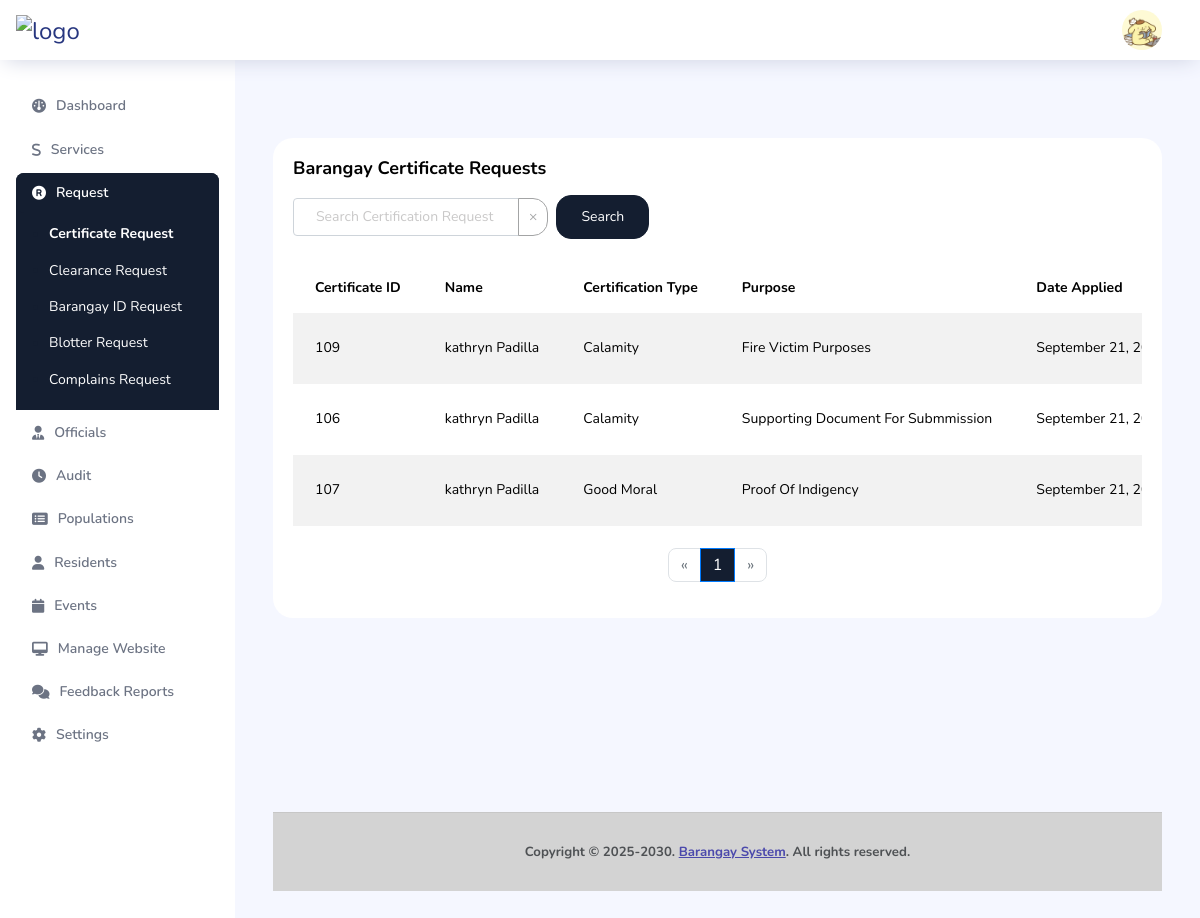
/admin/certificate.php (signed in), run on an earlier commit of the app's database.
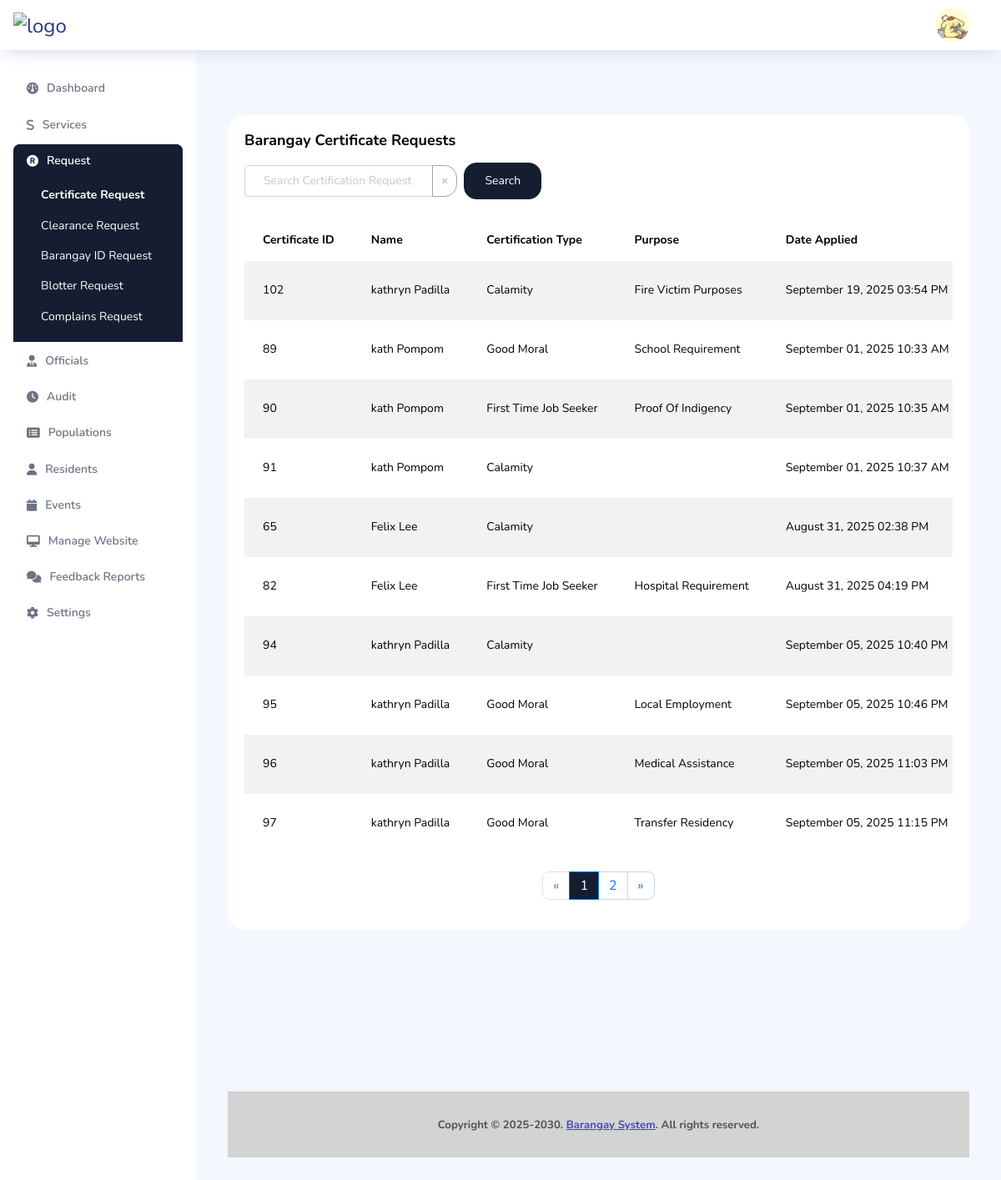
And on a later commit of the database.
### tables this page shows
CREATE TABLE `tbl_certification` (
  `certification_id` int(11) NOT NULL,
  `res_id` int(11) NOT NULL,
  `user_id` varchar(255) NOT NULL,
  `certificationType` varchar(50) NOT NULL,
  `name` varchar(100) NOT NULL,
  `suffix` varchar(10) DEFAULT NULL,
  `address` varchar(255) NOT NULL,
  `purpose` text NOT NULL,
  `remarks` text DEFAULT NULL,
  `registeredVoter` tinyint(1) DEFAULT 0,
  `resident_status` tinyint(1) DEFAULT 0,
  `dateToday` date NOT NULL DEFAULT current_timestamp(),
  `dateApplied` datetime NOT NULL DEFAULT current_timestamp(),
  `dateReceived` date DEFAULT NULL,
  `residentSignature` varchar(255) DEFAULT NULL,
  `document_path` longtext NOT NULL,
  `status` varchar(20) NOT NULL,
  `created_at` timestamp NOT NULL DEFAULT current_timestamp() ON UPDATE current_timestamp(),
  `type_of_calamity` varchar(100) DEFAULT NULL,
  `calamity_date` date DEFAULT NULL,
  `calamity_time` varchar(255) DEFAULT NULL,
  `what_is_caused` text DEFAULT NULL,
  `location` text DEFAULT NULL,
  `calamity_purpose` text NOT NULL,
  `requested_by` varchar(100) DEFAULT NULL,
  `calamity_notes` text DEFAULT NULL
);

CREATE TABLE `tbl_residents` (
  `res_id` int(11) NOT NULL,
  `user_id` varchar(255) NOT NULL,
  `household_id` int(11) NOT NULL,
  `first_name` varchar(100) NOT NULL,
  `middle_name` varchar(100) DEFAULT NULL,
  `last_name` varchar(100) NOT NULL,
  `birthday` date NOT NULL,
  `birthplace` varchar(100) NOT NULL,
  `civilStatus` enum('Single','Married','Widowed','Divorced','Separated') NOT NULL,
  `mobile` varchar(20) DEFAULT NULL,
  `gender` enum('Male','Female','Other') NOT NULL,
  `address` text NOT NULL,
  `precinctNumber` varchar(50) DEFAULT NULL,
  `residentStatus` varchar(20) NOT NULL,
  `voterStatus` enum('Active','Inactive','Not Registered') DEFAULT 'Not Registered',
  `bloodType` enum('A+','A-','B+','B-','AB+','AB-','O+','O-','Unknown') DEFAULT 'Unknown',
  `height` decimal(5,2) DEFAULT NULL,
  `weight` decimal(5,2) DEFAULT NULL,
  `typeOfID` varchar(100) DEFAULT NULL,
  `IDNumber` varchar(100) DEFAULT NULL,
  `SSSGSIS_Number` varchar(20) DEFAULT NULL,
  `TIN_number` varchar(15) DEFAULT NULL,
  `barangay_number` varchar(20) DEFAULT NULL,
  `is_senior` enum('Yes','No') DEFAULT 'No',
  `is_pwd` enum('Yes','No') DEFAULT 'No',
  `is_4ps_member` enum('Yes','No') DEFAULT 'No',
  `suffix` varchar(20) DEFAULT NULL,
  `is_household_head` tinyint(1) DEFAULT 0,
  `household_head_name` varchar(255) DEFAULT NULL,
  `relationship_to_head` varchar(100) DEFAULT NULL,
  `senior_document` varchar(255) DEFAULT NULL,
  `pwd_document` varchar(255) DEFAULT NULL,
  `is_registered_voter` enum('Yes','No') DEFAULT 'No',
  `voter_document` varchar(255) DEFAULT NULL,
  `proof_of_residency_document` varchar(255) DEFAULT NULL,
  `residency_tenure` enum('Temporary','Permanent') DEFAULT NULL,
  `occupation` varchar(100) DEFAULT NULL,
  `email` varchar(150) DEFAULT NULL,
  `image` varchar(255) DEFAULT NULL,
  `created_at` timestamp NOT NULL DEFAULT current_timestamp(),
  `updated_at` timestamp NOT NULL DEFAULT current_timestamp() ON UPDATE current_timestamp()
);

### admin/certificate.php (the view, shortened to what the changed rows need)
<!DOCTYPE html>
<html lang="en">
<head>
    <link rel="stylesheet" href="../dist/assets/vendors/feather/feather.css">
    <link rel="stylesheet" href="../dist/assets/vendors/ti-icons/css/themify-icons.css">
    <link rel="stylesheet" href="../dist/assets/vendors/css/vendor.bundle.base.css">
    <link rel="stylesheet" href="../dist/assets/vendors/font-awesome/css/font-awesome.min.css">
    <link rel="stylesheet" href="../dist/assets/vendors/mdi/css/materialdesignicons.min.css">
    <link rel="stylesheet" href="https://cdnjs.cloudflare.com/ajax/libs/font-awesome/6.6.0/css/all.min.css"
 />
    <link rel="stylesheet" href="https://cdn.datatables.net/1.10.21/css/jquery.dataTables.min.css">
    <link rel="stylesheet" href="../dist/assets/vendors/ti-icons/css/themify-icons.css">
    <link rel="stylesheet" type="text/css" href="../dist/assets/js/select.dataTables.min.css">
    <link href="https://stackpath.bootstrapcdn.com/bootstrap/4.5.2/css/bootstrap.min.css" rel="stylesheet">
    <link rel="stylesheet" href="../dist/assets/css/style.css">
</head>
<body>
    <div class="container-fluid page-body-wrapper">
        <div class="main-panel">
            <div class="content-wrapper">
                <?php
                include '../connection/config.php';
                $search = $_GET['search'] ?? '';
                $page = $_GET['page'] ?? 1;
                $limit = 10;
                $offset = ($page - 1) * $limit;
                $where_conditions = [];
                $params = [];
                $types = "";
                $where_clause = !empty($where_conditions) ? implode(" AND ", $where_conditions) : "1=1";
                $count_sql = "SELECT COUNT(*) as total FROM tbl_certification c WHERE $where_clause";
                if (!empty($params)) {
                    $count_stmt = $conn->prepare($count_sql);
                    $count_stmt->bind_param($types, ...$params);
                    $count_stmt->execute();
                    $count_result = $count_stmt->get_result();
                    $total_rows = $count_result->fetch_assoc()['total'];
                    $count_stmt->close();
                } else {
                    $count_result = $conn->query($count_sql);
                    $total_rows = $count_result->fetch_assoc()['total'];
                }
                $total_pages = ceil($total_rows / $limit);
                $sql = "SELECT c.*,u.*
        FROM tbl_certification c
        left join tbl_residents u on c.user_id = u.user_id
        WHERE $where_clause
        ORDER BY c.created_at DESC
        LIMIT ? OFFSET ?";
                $params[] = $limit;
                $params[] = $offset;
                $types .= "ii";
                $stmt = $conn->prepare($sql);
                if (!empty($params)) {
                    $stmt->bind_param($types, ...$params);
                }
                $stmt->execute();
                $result = $stmt->get_result();
                ?>
                <div class="row">
                    <div class="col-md-12 grid-margin stretch-card">
                        <div class="card">
                            <div class="card-body">
                                <div class="table-responsive">
                                    <table class="table table-striped table-borderless" style="width:100%">
                                        <thead>
                                            <tr>
                                                <th>Certificate ID</th>
                                                <th>Name</th>
                                                <th>Certification Type</th>
                                                <th>Purpose</th>
                                                <th>Date Applied</th>
                                            </tr>
                                        </thead>
                                        <tbody>
                                        <?php
                                            if ($result->num_rows > 0): ?>
                                                <?php while ($row = $result->fetch_assoc()): ?>
                                                    <tr>
                                                        <td><?php echo htmlspecialchars($row['certification_id']); ?></td>
                                                        <td><?= htmlspecialchars(implode(' ', [$row['first_name'], $row['middle_name'], $row['last_name']])) ?></td>
                                                        <td><?php echo htmlspecialchars($row['certificationType']); ?></td>
                                                        <td>
                                                            <?php
                                                                if ($row['certificationType'] === "Calamity") {
                                                                    echo htmlspecialchars($row['calamity_purpose']);
                                                                } else {
                                                                    echo htmlspecialchars($row['purpose']);
                                                                }
                                                            ?>
                                                        </td>
                                                        <td><?php echo date('F d, Y h:i A', strtotime($row['dateApplied'])); ?>
                                                        </td>
                                                    </tr>
                                                <?php endwhile; ?>
                                            <?php else: ?>
                                                <tr>
                                                    <td colspan="9" class="text-center">No request found</td>
                                                </tr>
                                            <?php endif; ?>
                                        </tbody>
                                    </table>
                                </div>
                                <br>
                                <nav aria-label="Page navigation">
                                    <ul class="pagination justify-content-center">
                                        <?php for ($i = 1; $i <= $total_pages; $i++): ?>
                                            <li class="page-item <?php echo ($i == $page) ? 'active' : ''; ?>">
                                                <a class="page-link"
                                                    href="?search=<?php echo htmlspecialchars($search); ?>&page=<?php echo $i; ?>"
                                                    style="background-color: <?php echo ($i == $page) ? '#141E30' : ''; ?> !important;"><?php echo $i; ?></a>
                                            </li>
                                        <?php endfor; ?>
                                        <li class="page-item <?php echo ($page >= $total_pages) ? 'disabled' : ''; ?>">
                                            <a class="page-link"
                                                href="?search=<?php echo htmlspecialchars($search); ?>&page=<?php echo $page + 1; ?>"
                                                aria-label="Next">
                                                <span aria-hidden="true"> &raquo;</span>
                                            </a>
                                        </li>
                                    </ul>
                                </nav>
                            </div>
                        </div>
                    </div>
                </div>
                <br><br><br><br><br><br><br>
            </div>
        </div>
    </div>
</body>
</html>

What changed in the data, as far as the page shows it:
removed tbl_certification: certification_id "109", res.last_name "kathryn Padilla", certificationType "Calamity", calamity_purpose "Fire Victim Purposes", dateApplied "September 21,…"
removed tbl_certification: certification_id "106", res.last_name "kathryn Padilla", certificationType "Calamity", calamity_purpose "Supporting Document For Submmission", dateApplied "September 21,…"
removed tbl_certification: certification_id "107", res.last_name "kathryn Padilla", certificationType "Good Moral", purpose "Proof Of Indigency", dateApplied "September 21,…"
added tbl_certification: certification_id "102", res.last_name "kathryn Padilla", certificationType "Calamity", calamity_purpose "Fire Victim Purposes", dateApplied "September 19, 2025 03:54 PM"
added tbl_certification: certification_id "89", res.last_name "kath Pompom", certificationType "Good Moral", purpose "School Requirement", dateApplied "September 01, 2025 10:33 AM"
added tbl_certification: certification_id "90", res.last_name "kath Pompom", certificationType "First Time Job Seeker", purpose "Proof Of Indigency", dateApplied "September 01, 2025 10:35 AM"
added tbl_certification: certification_id "91", res.last_name "kath Pompom", certificationType "Calamity", dateApplied "September 01, 2025 10:37 AM"
added tbl_certification: certification_id "65", res.last_name "Felix Lee", certificationType "Calamity", dateApplied "August 31, 2025 02:38 PM"
added tbl_certification: certification_id "82", res.last_name "Felix Lee", certificationType "First Time Job Seeker", purpose "Hospital Requirement", dateApplied "August 31, 2025 04:19 PM"
added tbl_certification: certification_id "94", res.last_name "kathryn Padilla", certificationType "Calamity", dateApplied "September 05, 2025 10:40 PM"
added tbl_certification: certification_id "95", res.last_name "kathryn Padilla", certificationType "Good Moral", purpose "Local Employment", dateApplied "September 05, 2025 10:46 PM"
added tbl_certification: certification_id "96", res.last_name "kathryn Padilla", certificationType "Good Moral", purpose "Medical Assistance", dateApplied "September 05, 2025 11:03 PM"
added tbl_certification: certification_id "97", res.last_name "kathryn Padilla", certificationType "Good Moral", purpose "Transfer Residency", dateApplied "September 05, 2025 11:15 PM"
Also different on the page:
new list line: "2"
